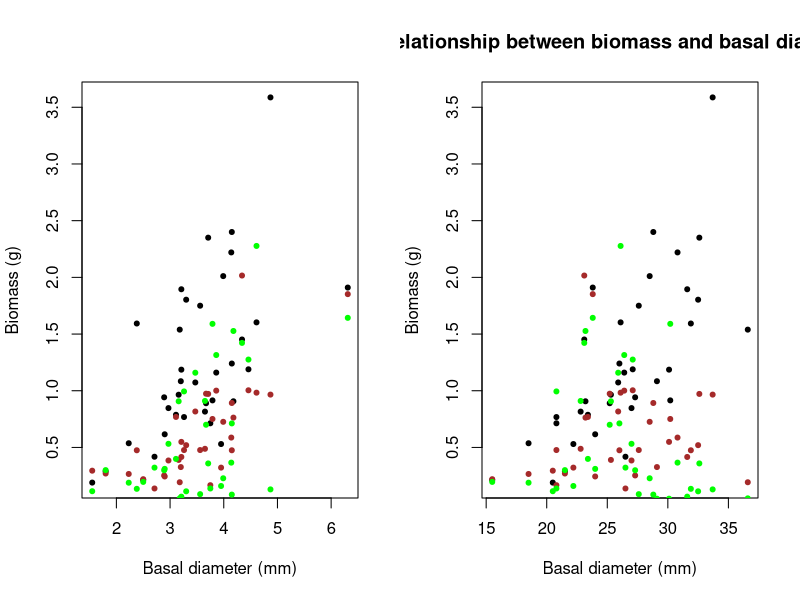
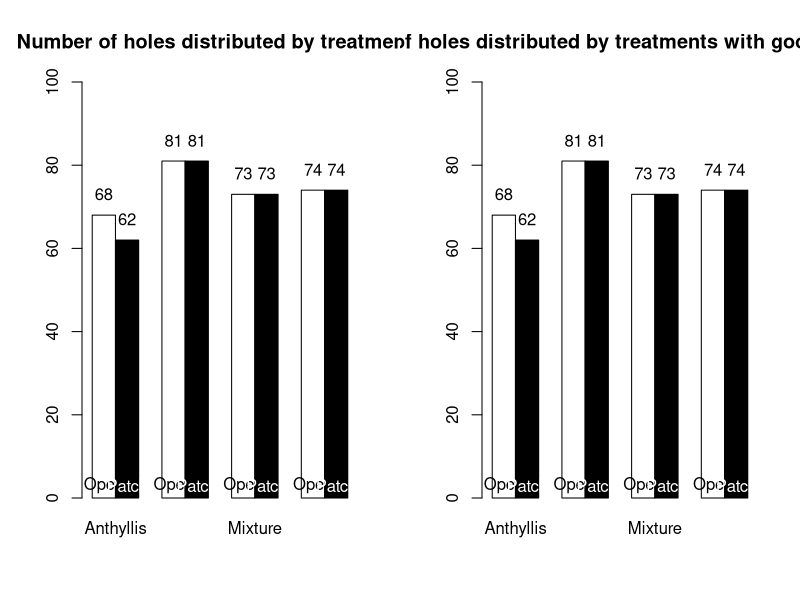
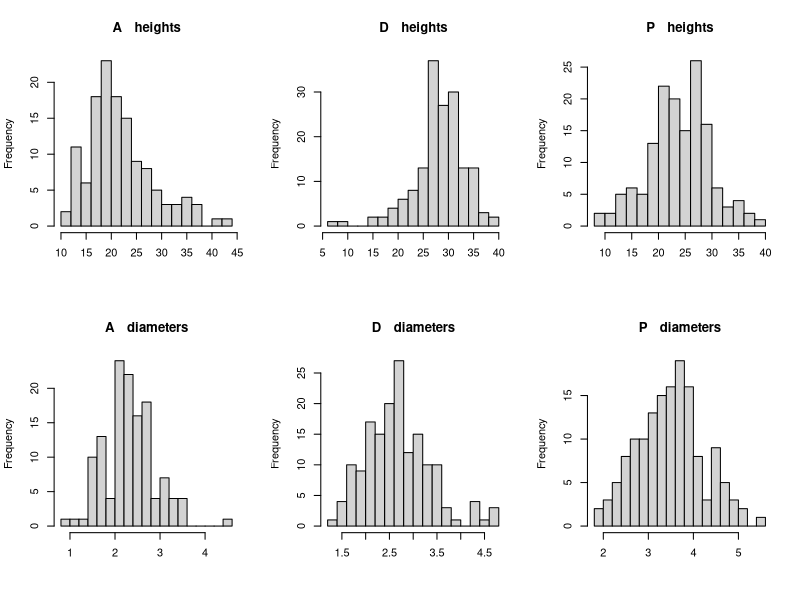
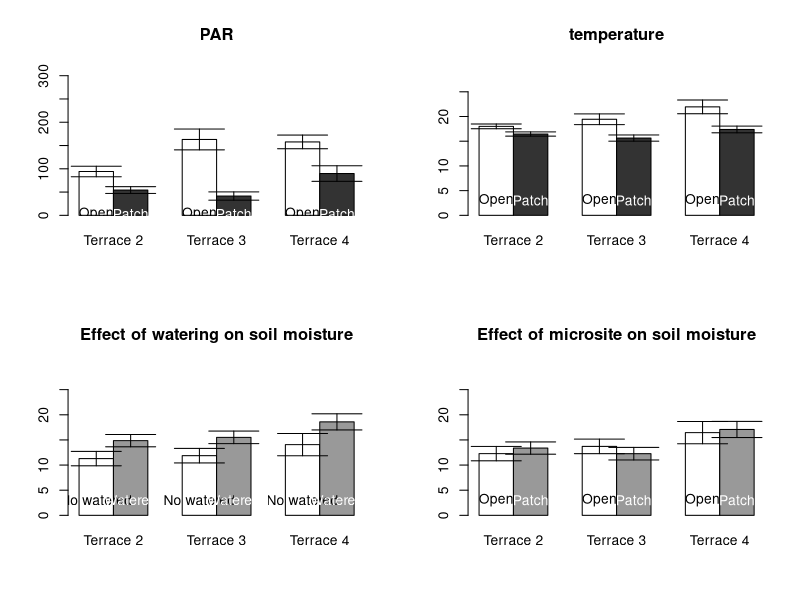

These figures' R source, in order:
## ---- chunk 1

data <- read.table("biomass_t0.csv", sep=";", dec=",", header=T)

par(pch=20, mfrow=c(1,2))
variable <- c("dia2", "height")        #Explicative variables
for (i in 1:length(variable)) {
	plot(data[, "bio_stem"] ~ data[, variable[i]],
	xlab="Basal diameter (mm)", ylab="Biomass (g)"#,
# 	main= "Relationship between biomass and basal diameter"
	)
	points(data[, "bio_roots"] ~ data[, variable[i]], col="brown")
	points(data[, "bio_leaves"] ~ data[, variable[i]], col="green")
}

title("Relationship between biomass and basal diameter")


## ---- chunk 2
data <- read.table("data_january_plant.csv", sep=";",dec=",", header=T)
str(data)
data$ms <- as.factor(data$ms)
## ---- chunk 3
att <- tapply(data$com, list(data$ms, data$com), length)
att <- as.matrix(att)
colnames(att) <- c("Anthyllis", "Dorycnium", "Mixture", "Pistachia")
rownames(att) <- c("Open","Patch")
## ---- chunk 4
barplot(as.matrix(att), beside=TRUE,
	col=c("white", "black"), 
	names.arg= c("Anthyllis", "Dorycnium", "Mixture", "Pistachia"),
	main="Number of holes distributed by treatments",
	ylim=c(0,100))
text(x = c(1.50, 2.50, 4.5, 5.5, 7.5, 8.5, 10.5, 11.5),
	y = as.vector(att + 5),
	labels = as.character(as.vector(att)))
text(x = c(1.50, 2.50, 4.5, 5.5, 7.5, 8.5, 10.5, 11.5),
	y = as.vector(3), labels = c("Open", "Patch"),
	col = c("black" ,"white"))
## ---- chunk 5
data <- read.table("data_january_plant.csv", sep=";",dec=",", header=T)
tra <- data[data$e1<=2 & data$e2<=2 & data$e3<=2,]
art <- tapply(tra$com, list(tra$ms, tra$com), length)
art <- as.matrix(art)
colnames(art) <- c("Anthyllis", "Dorycnium", "Mixture", "Pistachia")
rownames(art) <- c("Open","Patch")
knitr::kable(art, caption="Number of holes with individuals in good shape")
## ---- chunk 6
barplot(as.matrix(art), beside=TRUE,
	col=c("white", "black"), 
	names.arg= c("Anthyllis", "Dorycnium", "Mixture", "Pistachia"),
	main="Number of holes distributed by treatments with good individuals",
	ylim=c(0,100))
text(x = c(1.50, 2.50, 4.5, 5.5, 7.5, 8.5, 10.5, 11.5),
	y = as.vector(art + 5),
	labels = as.character(as.vector(art)))
text(x = c(1.50, 2.50, 4.5, 5.5, 7.5, 8.5, 10.5, 11.5),
	y = as.vector(3), labels = c("Open", "Patch"),
	col = c("black" ,"white"))
## ---- chunk 7
layout(matrix(c(1,2,3,4,5,6), 2, 3, byrow = FALSE))

com <- c("A", "D", "P")
for (i in 1:3) {
	hist(data[which(data$com==com[i]),]$h1, breaks=20, main=paste(com[i]," ","heights"), xlab="")
	hist(data[which(data$com==com[i]),]$d1, breaks=20, main=paste(com[i]," ","diameters"), xlab="")
}

## ---- chunk 8
env <- read.table("data_january_env.csv", sep=";",dec=",", header=T)
for (i in 1:7) {
	env[,i] <- as.factor(env[,i])
}

layout(matrix(c(1, 2, 3, 4), nrow=2, ncol=2, byrow=T))
va <- c("PAR", "temperature")

for (i in 1:length(va)) {
	env.table <- tapply(env[,va[i]], list(env$ms, env$ter), mean, na.rm=T)
	env.table
	barplot(as.matrix(env.table), beside=TRUE,
		col=c("white", "grey20"), 
		names.arg= c("Terrace 2", "Terrace 3", "Terrace 4"),
		main=paste(va[i]),
		ylim=c(0, max(env[,va[i]],na.rm=T)+1.5*sd(env[,va[i]],na.rm=T))
		)
	text(x = c(1.50, 2.50, 4.5, 5.5, 7.5, 8.5, 10.5, 11.5),
		y = as.vector(3), labels = c("Open", "Patch"),
		col = c("black" ,"white"))
	se.par <- tapply(env[,va[i]], list(env$ms, env$ter), FUN=function(x) sd(x, na.rm=T)/sqrt(length(!is.na(x))))
	arrows(c(1.50, 2.50, 4.5, 5.5, 7.5, 8.5, 10.5, 11.5),
		y0=as.vector(env.table-se.par*1.96),
		y1=as.vector(env.table+se.par*1.96),
		code=3, angle=90)

}

# Effect of watering on soil moisture
va <- c("soil.moisture")
for (i in 1:length(va)) {
	env.table <- tapply(env[,va[i]], list(env$water, env$ter), mean, na.rm=T)
	env.table
	barplot(as.matrix(env.table), beside=TRUE,
		col=c("white", "grey60"), 
		names.arg= c("Terrace 2", "Terrace 3", "Terrace 4"),#c("Water", "No water"),
		main="Effect of watering on soil moisture",
		ylim=c(0, max(env[,va[i]],na.rm=T)+1.5*sd(env[,va[i]],na.rm=T))
		)
	text(x = c(1.50, 2.50, 4.5, 5.5, 7.5, 8.5, 10.5, 11.5),
		y = as.vector(3), labels = c("No watered", "Watered"),
		col = c("black" ,"white"))
	se.par <- tapply(env[,va[i]], list(env$ms, env$ter), FUN=function(x) sd(x, na.rm=T)/sqrt(length(!is.na(x))))
	arrows(c(1.50, 2.50, 4.5, 5.5, 7.5, 8.5, 10.5, 11.5),
		y0=as.vector(env.table-se.par*1.96),
		y1=as.vector(env.table+se.par*1.96),
		code=3, angle=90)

}

# Effect of microsite on soil moisture
va <- c("soil.moisture")
for (i in 1:length(va)) {
	env.table <- tapply(env[,va[i]], list(env$ms, env$ter), mean, na.rm=T)
	env.table
	barplot(as.matrix(env.table), beside=TRUE,
		col=c("white", "grey60"), 
		names.arg= c("Terrace 2", "Terrace 3", "Terrace 4"),#c("Water", "No water"),
		main="Effect of microsite on soil moisture",
		ylim=c(0, max(env[,va[i]],na.rm=T)+1.5*sd(env[,va[i]],na.rm=T))
		)
	text(x = c(1.50, 2.50, 4.5, 5.5, 7.5, 8.5, 10.5, 11.5),
		y = as.vector(3), labels = c("Open", "Patch"),
		col = c("black" ,"white"))
	se.par <- tapply(env[,va[i]], list(env$ms, env$ter), FUN=function(x) sd(x, na.rm=T)/sqrt(length(!is.na(x))))
	arrows(c(1.50, 2.50, 4.5, 5.5, 7.5, 8.5, 10.5, 11.5),
		y0=as.vector(env.table-se.par*1.96),
		y1=as.vector(env.table+se.par*1.96),
		code=3, angle=90)

}

